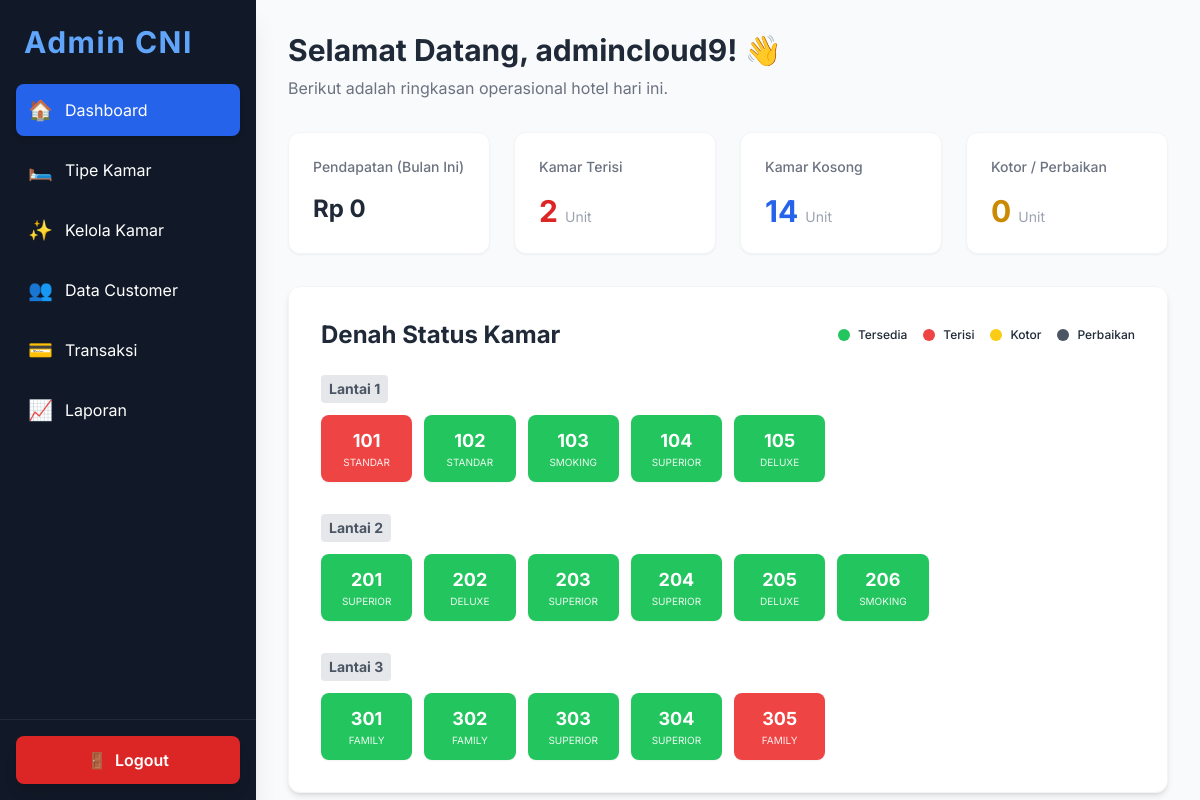
The page /admin/dashboard_admin.php (signed in) on the database its author committed.
### tables this page shows
CREATE TABLE `kamar` (
  `id_kamar` int(11) NOT NULL,
  `id_tipe_kamar` int(11) NOT NULL,
  `nomor_kamar` varchar(10) NOT NULL,
  `lantai` int(5) NOT NULL,
  `status` enum('Tersedia','Terisi','Perbaikan','Kotor') NOT NULL DEFAULT 'Tersedia'
);

CREATE TABLE `tipe_kamar` (
  `id_tipe_kamar` int(11) NOT NULL,
  `nama_tipe` varchar(50) NOT NULL,
  `harga_per_malam` decimal(10,2) NOT NULL,
  `kapasitas` int(11) NOT NULL DEFAULT 2,
  `deskripsi` text DEFAULT NULL,
  `foto` varchar(255) DEFAULT NULL,
  `kategori_hunian` enum('Single','Double','Family','Connecting Room') DEFAULT NULL,
  `tingkat_fasilitas` varchar(50) DEFAULT NULL,
  `jenis_tempat_tidur` varchar(50) DEFAULT NULL,
  `luas_kamar` int(11) DEFAULT NULL,
  `add_on` varchar(225) DEFAULT NULL
);

### admin/dashboard_admin.php (the view, shortened to what this page needs)
<?php
require '../koneksi.php';
$kamar_terisi = $conn->query("SELECT COUNT(*) as total FROM kamar WHERE status = 'Terisi'")->fetch_assoc()['total'] ?? 0;
$kamar_kosong = $conn->query("SELECT COUNT(*) as total FROM kamar WHERE status = 'Tersedia'")->fetch_assoc()['total'] ?? 0;
$kamar_maintenance = $conn->query("SELECT COUNT(*) as total FROM kamar WHERE status IN ('Kotor', 'Perbaikan')")->fetch_assoc()['total'] ?? 0;
$total_pendapatan_bulan_ini = 0;
$current_month = date('m');
$current_year = date('Y');
$cek_tabel = $conn->query("SHOW TABLES LIKE 'transaksi'");
if ($cek_tabel && $cek_tabel->num_rows > 0) {
    $query_uang = "SELECT SUM(total_harga) as total
                   FROM transaksi
                   WHERE status_transaksi IN ('Selesai', 'Check In')
                   AND MONTH(tgl_transaksi) = ?
                   AND YEAR(tgl_transaksi) = ?";
    $stmt_uang = $conn->prepare($query_uang);
    $stmt_uang->bind_param("ii", $current_month, $current_year);
    $stmt_uang->execute();
    $res_uang = $stmt_uang->get_result();
    if ($res_uang) {
        $row_uang = $res_uang->fetch_assoc();
        $total_pendapatan_bulan_ini = $row_uang['total'] ?? 0;
    }
}
$sql_denah = "SELECT kamar.*, tipe_kamar.nama_tipe
              FROM kamar
              JOIN tipe_kamar ON kamar.id_tipe_kamar = tipe_kamar.id_tipe_kamar
              ORDER BY kamar.lantai ASC, kamar.nomor_kamar ASC";
$result_denah = $conn->query($sql_denah);
$denah_lantai = [];
while($row = $result_denah->fetch_assoc()) {
    $lantai = $row['lantai'];
    $denah_lantai[$lantai][] = $row;
}
?>
<!DOCTYPE html>
<html lang="id">
<head>
    <script src="https://cdn.tailwindcss.com"></script>
</head>
<body class="bg-gray-50 text-gray-800">
    <div class="flex h-screen overflow-hidden">
        <nav class="w-64 bg-gray-900 text-white flex flex-col h-full shadow-xl">
            <div class="p-6">
                <h2 class="text-3xl font-bold tracking-wider text-blue-400">Admin CNI</h2>
            </div>
            <ul class="flex-1 px-4 space-y-2 overflow-y-auto">
                <li><a href="dashboard_admin.php" class="flex items-center p-3 bg-blue-600 rounded-lg shadow-md"><span class="mr-3 text-xl">🏠</span>Dashboard</a></li>
                <li><a href="daftar_kelola_tipekamar.php" class="flex items-center p-3 hover:bg-gray-800 rounded-lg transition-colors"><span class="mr-3 text-xl">🛏️</span>Tipe Kamar</a></li>
                <li><a href="daftar_kelola_kamar.php" class="flex items-center p-3 hover:bg-gray-800 rounded-lg transition-colors"><span class="mr-3 text-xl">✨</span>Kelola Kamar</a></li>
                <li><a href="daftar_kelola_dataCustomer.php" class="flex items-center p-3 hover:bg-gray-800 rounded-lg transition-colors"><span class="mr-3 text-xl">👥</span>Data Customer</a></li>
                <li><a href="daftar_kelola_transaksi.php" class="flex items-center p-3 hover:bg-gray-800 rounded-lg transition-colors"><span class="mr-3 text-xl">💳</span>Transaksi</a></li>
                <li><a href="laporan.php" class="flex items-center p-3 hover:bg-gray-800 rounded-lg transition-colors"><span class="mr-3 text-xl">📈</span>Laporan</a></li>
            </ul>
             <div class="p-4 border-t border-gray-800">
                <a href="../logout.php" class="flex items-center justify-center p-3 bg-red-600 hover:bg-red-700 rounded-lg transition-colors font-semibold shadow-lg">
                    <span class="mr-2">🚪</span> Logout
                </a>
            </div>
        </nav>
        <main class="flex-1 p-8 overflow-auto">
            <h1 class="text-3xl font-bold mb-2 text-gray-800">Selamat Datang, <?php echo htmlspecialchars($_SESSION['username']); ?>! 👋</h1>
            <p class="text-gray-500 mb-8">Berikut adalah ringkasan operasional hotel hari ini.</p>
            <section class="grid grid-cols-1 md:grid-cols-4 gap-6 mb-8">
                <div class="bg-white p-6 rounded-xl shadow-sm border border-gray-100">
                    <div class="flex items-center justify-between mb-4">
                        <h3 class="text-sm font-medium text-gray-500">Pendapatan (Bulan Ini)</h3>
                    </div>
                    <p class="text-2xl font-bold text-gray-800">Rp <?php echo number_format($total_pendapatan_bulan_ini, 0, ',', '.'); ?></p>
                </div>
                <div class="bg-white p-6 rounded-xl shadow-sm border border-gray-100">
                    <div class="flex items-center justify-between mb-4">
                        <h3 class="text-sm font-medium text-gray-500">Kamar Terisi</h3>
                    </div>
                    <p class="text-3xl font-bold text-red-600"><?php echo $kamar_terisi; ?> <span class="text-sm font-normal text-gray-400">Unit</span></p>
                </div>
                <div class="bg-white p-6 rounded-xl shadow-sm border border-gray-100">
                    <div class="flex items-center justify-between mb-4">
                        <h3 class="text-sm font-medium text-gray-500">Kamar Kosong</h3>
                    </div>
                    <p class="text-3xl font-bold text-blue-600"><?php echo $kamar_kosong; ?> <span class="text-sm font-normal text-gray-400">Unit</span></p>
                </div>
                 <div class="bg-white p-6 rounded-xl shadow-sm border border-gray-100">
                    <div class="flex items-center justify-between mb-4">
                        <h3 class="text-sm font-medium text-gray-500">Kotor / Perbaikan</h3>
                    </div>
                    <p class="text-3xl font-bold text-yellow-600"><?php echo $kamar_maintenance; ?> <span class="text-sm font-normal text-gray-400">Unit</span></p>
                </div>
            </section>
            <section class="bg-white p-8 rounded-xl shadow-md border border-gray-100">
                <div class="flex justify-between items-center mb-6">
                    <h2 class="text-2xl font-bold text-gray-800">Denah Status Kamar</h2>
                    <div class="flex space-x-4 text-xs font-medium">
                        <div class="flex items-center"><span class="w-3 h-3 bg-green-500 rounded-full mr-2"></span>Tersedia</div>
                        <div class="flex items-center"><span class="w-3 h-3 bg-red-500 rounded-full mr-2"></span>Terisi</div>
                        <div class="flex items-center"><span class="w-3 h-3 bg-yellow-400 rounded-full mr-2"></span>Kotor</div>
                        <div class="flex items-center"><span class="w-3 h-3 bg-gray-600 rounded-full mr-2"></span>Perbaikan</div>
                    </div>
                </div>
                <?php if (empty($denah_lantai)): ?>
                    <div class="text-center py-10 bg-gray-50 rounded-lg border border-dashed border-gray-300">
                        <p class="text-gray-500">Belum ada data kamar. Silakan input di menu "Kelola Kamar".</p>
                        <a href="daftar_kelola_kamar.php" class="text-blue-600 hover:underline mt-2 inline-block">Input Kamar Sekarang &rarr;</a>
                    </div>
                <?php else: ?>
                    <?php foreach ($denah_lantai as $lantai => $kamar_list): ?>
                        <div class="mb-8 last:mb-0">
                            <h3 class="text-lg font-bold text-gray-700 mb-3 flex items-center">
                                <span class="bg-gray-200 text-gray-600 px-2 py-1 rounded text-sm mr-2">Lantai <?php echo $lantai; ?></span>
                            </h3>
                            <div class="grid grid-cols-2 sm:grid-cols-4 md:grid-cols-6 lg:grid-cols-8 gap-3">
                                <?php foreach ($kamar_list as $kamar): ?>
                                    <?php
                                        $bg_color = "bg-gray-200";
                                        $status_text = $kamar['status'];
                                        if($status_text == 'Tersedia') $bg_color = "bg-green-500 hover:bg-green-600";
                                        elseif($status_text == 'Terisi') $bg_color = "bg-red-500 hover:bg-red-600";
                                        elseif($status_text == 'Kotor') $bg_color = "bg-yellow-400 hover:bg-yellow-500 text-yellow-900";
                                        elseif($status_text == 'Perbaikan') $bg_color = "bg-gray-600 hover:bg-gray-700";
                                    ?>
                                    <a href="edit_kamar.php?id=<?= $kamar['id_kamar'] ?>" class="<?php echo $bg_color; ?> text-white p-3 rounded-lg shadow-sm text-center transition transform hover:scale-105 cursor-pointer relative group"
                                         title="<?php echo $kamar['nomor_kamar'] . ' - ' . $status_text . ' (' . $kamar['nama_tipe'] . ')'; ?>">
                                        <div class="text-lg font-bold"><?php echo $kamar['nomor_kamar']; ?></div>
                                        <div class="text-[10px] uppercase opacity-90 truncate px-1">
                                            <?php
                                                $tipe = explode(" ", $kamar['nama_tipe']);
                                                echo $tipe[0];
                                            ?>
                                        </div>
                                    </a>
                                <?php endforeach; ?>
                            </div>
                        </div>
                    <?php endforeach; ?>
                <?php endif; ?>
            </section>
        </main>
    </div>
</body>
</html>

### admin/dashboard_admin.php (style rules this page uses)
body { font-family: 'Inter', sans-serif; }

### rows shown on the page
kamar: nomor_kamar "101", id_tipe_kamar.nama_tipe "STANDAR"
kamar: nomor_kamar "102", id_tipe_kamar.nama_tipe "STANDAR"
kamar: nomor_kamar "103", id_tipe_kamar.nama_tipe "SMOKING"
kamar: nomor_kamar "104", id_tipe_kamar.nama_tipe "SUPERIOR"
kamar: nomor_kamar "105", id_tipe_kamar.nama_tipe "DELUXE"
kamar: nomor_kamar "201", id_tipe_kamar.nama_tipe "SUPERIOR"
kamar: nomor_kamar "202", id_tipe_kamar.nama_tipe "DELUXE"
kamar: nomor_kamar "203", id_tipe_kamar.nama_tipe "SUPERIOR"
kamar: nomor_kamar "204", id_tipe_kamar.nama_tipe "SUPERIOR"
kamar: nomor_kamar "205", id_tipe_kamar.nama_tipe "DELUXE"
kamar: nomor_kamar "206", id_tipe_kamar.nama_tipe "SMOKING"
kamar: nomor_kamar "301", id_tipe_kamar.nama_tipe "FAMILY"
kamar: nomor_kamar "302", id_tipe_kamar.nama_tipe "FAMILY"
kamar: nomor_kamar "303", id_tipe_kamar.nama_tipe "SUPERIOR"
kamar: nomor_kamar "304", id_tipe_kamar.nama_tipe "SUPERIOR"
kamar: nomor_kamar "305", id_tipe_kamar.nama_tipe "FAMILY"

### other values the page prints
$_SESSION['username'] "admincloud9"
$total_pendapatan_bulan_ini "0"
$kamar_terisi "2"
$kamar_kosong "14"
$kamar_maintenance "0"
$lantai "1"
$lantai "2"
$lantai "3"
